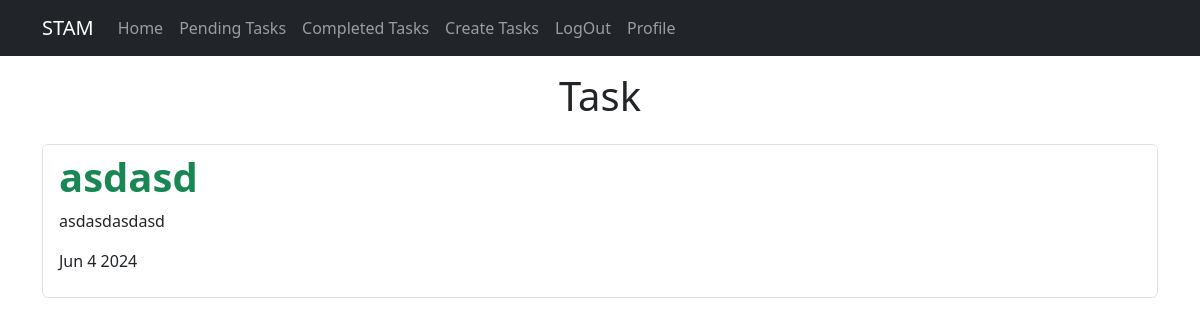
Page /tasks_completed/ (signed in) on the committed database.
### tasks/models.py (models this page shows, shortened)
class Task(models.Model):
    title = models.CharField(max_length=200)
    description = models.TextField(blank=True)
    created = models.DateTimeField(auto_now_add=True)
    datecompleted = models.DateTimeField(null=True, blank=True)
    important = models.BooleanField(default=False)
    user = models.ForeignKey(User, on_delete=models.CASCADE)

### tasks/views.py (the view)
# urls.py: path('tasks_completed/', views.tasks_completed, name='tasks_completed'),
@login_required
def tasks_completed(request):
    tasks = Task.objects.filter(user=request.user, datecompleted__isnull=False).order_by('-datecompleted')
    return render(request, 'tasks.html', {'tasks': tasks})

### tasks/templates/tasks.html
{% extends "base.html" %}
{% block content %}
   <main class='container'>
    <section class="card-body">
      <div class="row">
          <div class="md-8">
            <h1 class='text-center py-3'>Task</h1>
                <ul class='list-group'>
                    {% for task in  tasks%}
                        <a class='list-group-item' href="{% url 'task_detail' task.id %}">
                            <header class="d-flex justify-content-between">
                              {% if task.important %}
                                  <h1 class="fw-bold text-success">{{task.title}}</h1>
                              {% else %}
                                  <h1 class="fw-bold">{{task.title}}</h1>
                              {% endif %}
                            </header>
                            <p>{{task.description}}</p>
                            <p>{{task.datecompleted|date:'M j Y'}}</p>
                        </a>
                    {% endfor %}
                </ul>
          </div>
      </div>
      </section>
  </main>
{% endblock %}

### rows in the picture
Task: title "asdasd", description "asdasdasdasd", datecompleted "Jun 4 2024"
